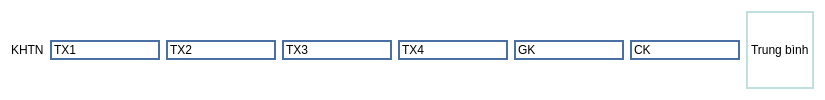
                        <widget class="QWidget" name="widget_14" native="true">
                         <property name="styleSheet">
                          <string notr="true">background-color: rgb(255, 255, 255);</string>
                         </property>
                         <layout class="QHBoxLayout" name="horizontalLayout_5">
                          <item>
                           <widget class="QLabel" name="label_12">
                            <property name="text">
                             <string>KHTN</string>
                            </property>
                           </widget>
                          </item>
                          <item>
                           <widget class="QLineEdit" name="lineEdit_22">
                            <property name="styleSheet">
                             <string notr="true">border: 2px solid #4A6FA5;</string>
                            </property>
                            <property name="text">
                             <string>TX1</string>
                            </property>
                           </widget>
                          </item>
                          <item>
                           <widget class="QLineEdit" name="lineEdit_23">
                            <property name="styleSheet">
                             <string notr="true">border: 2px solid #4A6FA5;</string>
                            </property>
                            <property name="text">
                             <string>TX2</string>
                            </property>
                           </widget>
                          </item>
                          <item>
                           <widget class="QLineEdit" name="lineEdit_24">
                            <property name="styleSheet">
                             <string notr="true">border: 2px solid #4A6FA5;</string>
                            </property>
                            <property name="text">
                             <string>TX3</string>
                            </property>
                           </widget>
                          </item>
                          <item>
                           <widget class="QLineEdit" name="lineEdit_25">
                            <property name="styleSheet">
                             <string notr="true">border: 2px solid #4A6FA5;</string>
                            </property>
                            <property name="text">
                             <string>TX4</string>
                            </property>
                           </widget>
                          </item>
                          <item>
                           <widget class="QLineEdit" name="lineEdit_26">
                            <property name="styleSheet">
                             <string notr="true">border: 2px solid #4A6FA5;</string>
                            </property>
                            <property name="text">
                             <string>GK</string>
                            </property>
                           </widget>
                          </item>
                          <item>
                           <widget class="QLineEdit" name="lineEdit_27">
                            <property name="styleSheet">
                             <string notr="true">border: 2px solid #4A6FA5;</string>
                            </property>
                            <property name="text">
                             <string>CK</string>
                            </property>
                           </widget>
                          </item>
                          <item>
                           <widget class="QLabel" name="label_38">
                            <property name="styleSheet">
                             <string notr="true">border: 2px solid #C0E0E0;</string>
                            </property>
                            <property name="text">
                             <string>Trung bình</string>
                            </property>
                           </widget>
                          </item>
                         </layout>
                        </widget>
